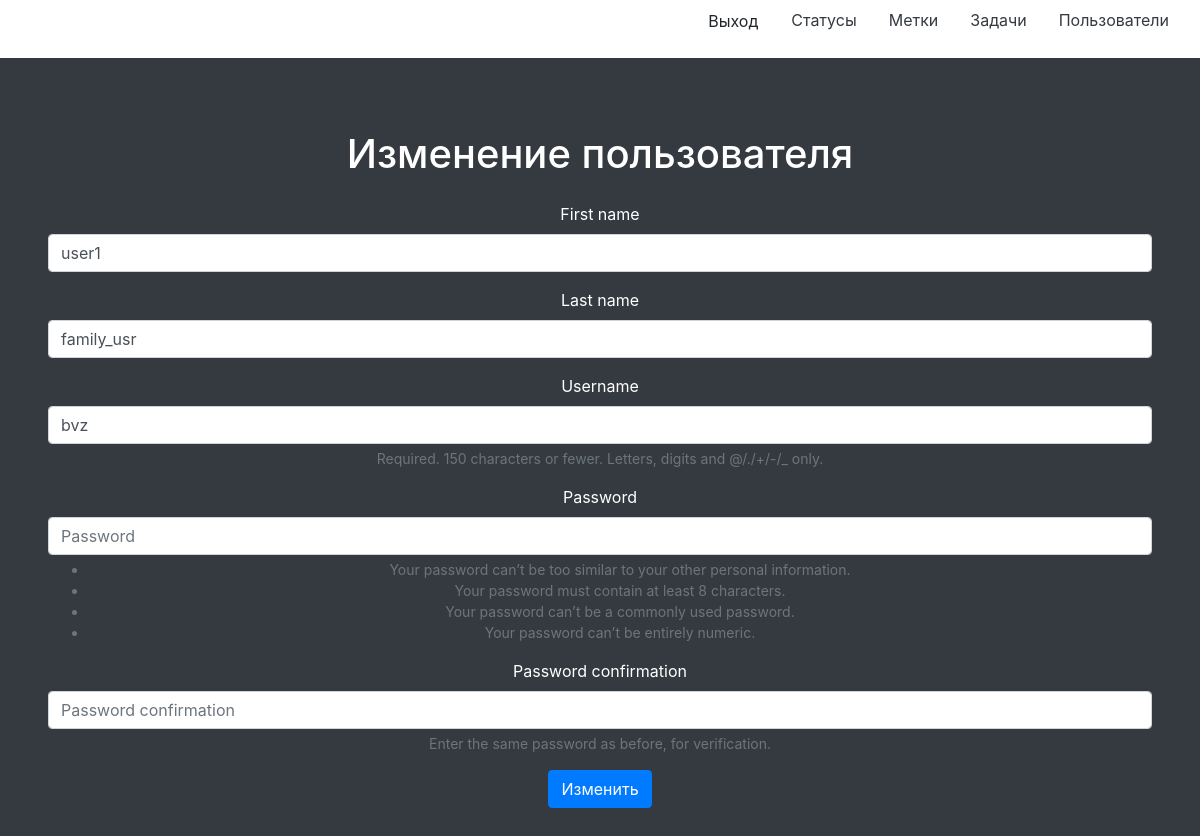
The app's page /users/1/update/ (signed in) with its own data.
### task_manager/app_users/models.py (models this page shows, shortened)
class ApplicationUsers(AbstractUser):
    class Meta:
        verbose_name = 'ApplicationUser'
        verbose_name_plural = 'ApplicationUsers'

### task_manager/app_users/views.py (the view)
# urls.py: path('<int:pk>/update/', UpdateUser.as_view(), name='update_user'),
class UpdateUser(Login, Update, Sign, Success, UpdateView, FormView):
    model = ApplicationUsers
    template_name = PATHS_TO_TEMPLATES['user_update']
    form_class = SignUpForm
    success_url = reverse_lazy(ROUTE_USERS)
    success_message = gettext_lazy(MESSAGES['success_update'])
    redirect_error_update = ROUTE_USERS
    error_update_message = MESSAGES['no_rules']

### task_manager/app_users/forms.py
class SignUpForm(UserCreationForm):
    class Meta:
        model = ApplicationUsers
        fields = [
            'first_name',
            'last_name',
            'username',
            'password1',
            'password2',
        ]

### task_manager/mixins.py (called while the page is built)
    def dispatch(self, request, *args, **kwargs):
        if self.request.user != self.get_object():
            messages.error(
                self.request,
                gettext_lazy(self.error_update_message),
            )
            return redirect(reverse_lazy(self.redirect_error_update))
        return super().dispatch(request, *args, **kwargs)

### task_manager/templates/users/users_update.html (shortened to what this page needs)
{% extends 'site_header.html' %}
{% load i18n %}
{% load bootstrap4 %}
{% block content %}
  <h1 class="my-4">{% trans 'Изменение пользователя' %}</h1>
    <form method="POST">
      <div>
        {% bootstrap_form form %}
      </div>
      <input class="btn btn-primary" type="submit" value={% trans 'Изменить' %}>
    </form>
{% endblock %}

### records on screen
ApplicationUsers: first_name "user1", last_name "family_usr", username "bvz"
